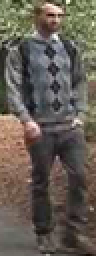
#> input picture a000_45.bmp, 48 x 128 px, given in place of aero1.jpg, which was not available (shown 2 times larger)
$ python asift.py a000_45.bmp   (Python 2 division)
#> lines starting #> are read from the running program, lines starting #| are printed output that depends on the picture; after the words box and inside, x2 and y2 are one past the last pixel; in counts of white or black regions, pixels touching at a corner belong together; pictures that were not available may be replaced by others from this repository, and a replacement may not be noted
### find_obj.py
#!/usr/bin/env python

'''
Feature-based image matching sample.

Note, that you will need the https://github.com/Itseez/opencv_contrib repo for SIFT and SURF

USAGE
  find_obj.py [--feature=<sift|surf|orb|akaze|brisk>[-flann]] [ <image1> <image2> ]

  --feature  - Feature to use. Can be sift, surf, orb or brisk. Append '-flann'
               to feature name to use Flann-based matcher instead bruteforce.

  Press left mouse button on a feature point to see its matching point.
'''

import numpy as np
import cv2
from common import anorm, getsize

FLANN_INDEX_KDTREE = 1  # bug: flann enums are missing
FLANN_INDEX_LSH    = 6


def init_feature(name):
    chunks = name.split('-')
    if chunks[0] == 'sift':
        detector = cv2.xfeatures2d.SIFT_create()
        norm = cv2.NORM_L2
    elif chunks[0] == 'surf':
        detector = cv2.xfeatures2d.SURF_create(800)
        norm = cv2.NORM_L2
    elif chunks[0] == 'orb':
        detector = cv2.ORB_create(400)
        norm = cv2.NORM_HAMMING
    elif chunks[0] == 'akaze':
        detector = cv2.AKAZE_create()
        norm = cv2.NORM_HAMMING
    elif chunks[0] == 'brisk':
        detector = cv2.BRISK_create()
        norm = cv2.NORM_HAMMING
    else:
        return None, None
    if 'flann' in chunks:
        if norm == cv2.NORM_L2:
            flann_params = dict(algorithm = FLANN_INDEX_KDTREE, trees = 5)
        else:
            flann_params= dict(algorithm = FLANN_INDEX_LSH,
                               table_number = 6, # 12
                               key_size = 12,     # 20
                               multi_probe_level = 1) #2
        matcher = cv2.FlannBasedMatcher(flann_params, {})  # bug : need to pass empty dict (#1329)
    else:
        matcher = cv2.BFMatcher(norm)
    return detector, matcher


def filter_matches(kp1, kp2, matches, ratio = 0.75):
    mkp1, mkp2 = [], []
    for m in matches:
        if len(m) == 2 and m[0].distance < m[1].distance * ratio:
            m = m[0]
            mkp1.append( kp1[m.queryIdx] )
            mkp2.append( kp2[m.trainIdx] )
    p1 = np.float32([kp.pt for kp in mkp1])
    p2 = np.float32([kp.pt for kp in mkp2])
    kp_pairs = zip(mkp1, mkp2)
    return p1, p2, kp_pairs

def explore_match(win, img1, img2, kp_pairs, status = None, H = None):
    h1, w1 = img1.shape[:2]
    h2, w2 = img2.shape[:2]
    vis = np.zeros((max(h1, h2), w1+w2), np.uint8)
    #vis = np.zeros((max(h1, h2), w1+w2), np.uint32)
    #img1 = cv2.cvtColor(img1,cv2.COLOR_BGR2GRAY) #nuevo
    #img2 = cv2.cvtColor(img2,cv2.COLOR_BGR2GRAY) #nuevo
    vis[:h1, :w1] = img1
    vis[:h2, w1:w1+w2] = img2
    vis = cv2.cvtColor(vis, cv2.COLOR_GRAY2BGR)

    if H is not None:
        corners = np.float32([[0, 0], [w1, 0], [w1, h1], [0, h1]])
        corners = np.int32( cv2.perspectiveTransform(corners.reshape(1, -1, 2), H).reshape(-1, 2) + (w1, 0) )
        cv2.polylines(vis, [corners], True, (255, 255, 255))

    if status is None:
        status = np.ones(len(kp_pairs), np.bool_)
    p1 = np.int32([kpp[0].pt for kpp in kp_pairs])
    p2 = np.int32([kpp[1].pt for kpp in kp_pairs]) + (w1, 0)

    green = (0, 255, 0)
    red = (0, 0, 255)
    white = (255, 255, 255)
    kp_color = (51, 103, 236)
    for (x1, y1), (x2, y2), inlier in zip(p1, p2, status):
        if inlier:
            col = green
            cv2.circle(vis, (x1, y1), 2, col, -1)
            cv2.circle(vis, (x2, y2), 2, col, -1)
        else:
            col = red
            r = 2
            thickness = 3
            cv2.line(vis, (x1-r, y1-r), (x1+r, y1+r), col, thickness)
            cv2.line(vis, (x1-r, y1+r), (x1+r, y1-r), col, thickness)
            cv2.line(vis, (x2-r, y2-r), (x2+r, y2+r), col, thickness)
            cv2.line(vis, (x2-r, y2+r), (x2+r, y2-r), col, thickness)
    vis0 = vis.copy()
    for (x1, y1), (x2, y2), inlier in zip(p1, p2, status):
        if inlier:
            cv2.line(vis, (x1, y1), (x2, y2), green)

    cv2.imshow(win, vis)
    # [19 lines left out: function onmouse, not called in this run]
    cv2.setMouseCallback(win, onmouse)
    return vis


# [51 lines that do not run on import are left out]

### common.py
#!/usr/bin/env python

'''
This module contains some common routines used by other samples.
'''

import numpy as np
import cv2

# built-in modules
import os
import itertools as it
from contextlib import contextmanager

image_extensions = ['.bmp', '.jpg', '.jpeg', '.png', '.tif', '.tiff', '.pbm', '.pgm', '.ppm']

class Bunch(object):
    def __init__(self, **kw):
        self.__dict__.update(kw)
    def __str__(self):
        return str(self.__dict__)

# [4 lines left out: function splitfn, not called in this run]

def anorm2(a):
    return (a*a).sum(-1)
def anorm(a):
    return np.sqrt( anorm2(a) )

# [44 lines left out: functions homotrans, to_rect, rect2rect_mtx, lookat, mtx2rvec, draw_str, not called in this run]
class Sketcher:
    def __init__(self, windowname, dests, colors_func):
        # [8 lines left out: function __init__, not called in this run]
    def show(self):
        cv2.imshow(self.windowname, self.dests[0])

    def on_mouse(self, event, x, y, flags, param):
        # [13 lines left out: function on_mouse, not called in this run]

# palette data from matplotlib/_cm.py
_jet_data =   {'red':   ((0., 0, 0), (0.35, 0, 0), (0.66, 1, 1), (0.89,1, 1),
                         (1, 0.5, 0.5)),
               'green': ((0., 0, 0), (0.125,0, 0), (0.375,1, 1), (0.64,1, 1),
                         (0.91,0,0), (1, 0, 0)),
               'blue':  ((0., 0.5, 0.5), (0.11, 1, 1), (0.34, 1, 1), (0.65,0, 0),
                         (1, 0, 0))}

cmap_data = { 'jet' : _jet_data }

def make_cmap(name, n=256):
    # [14 lines left out: function make_cmap, not called in this run]
def nothing(*arg, **kw):
    pass

def clock():
    return cv2.getTickCount() / cv2.getTickFrequency()

@contextmanager
def Timer(msg):
    print msg, '...',
    start = clock()
    try:
        yield
    finally:
        print "%.2f ms" % ((clock()-start)*1000)

class StatValue:
    def __init__(self, smooth_coef = 0.5):
        self.value = None
        self.smooth_coef = smooth_coef
    def update(self, v):
        # [6 lines left out: function update, not called in this run]
class RectSelector:
    def __init__(self, win, callback):
        # [30 lines left out: functions __init__, onmouse, draw, not called in this run]
    def dragging(self):
        return self.drag_rect is not None


def grouper(n, iterable, fillvalue=None):
    # [4 lines left out: function grouper, not called in this run]
def mosaic(w, imgs):
    # [12 lines left out: function mosaic, not called in this run]
def getsize(img):
    h, w = img.shape[:2]
    return w, h

def mdot(*args):
    return reduce(np.dot, args)

def draw_keypoints(vis, keypoints, color = (0, 255, 255)):
    # [4 lines left out: function draw_keypoints, not called in this run]
### asift.py
#!/usr/bin/env python

'''
Affine invariant feature-based image matching sample.

This sample is similar to find_obj.py, but uses the affine transformation
space sampling technique, called ASIFT [1]. While the original implementation
is based on SIFT, you can try to use SURF or ORB detectors instead. Homography RANSAC
is used to reject outliers. Threading is used for faster affine sampling.

[1] http://www.ipol.im/pub/algo/my_affine_sift/

USAGE
  asift.py [--feature=<sift|surf|orb|brisk>[-flann]] [ <image1> <image2> ]

  --feature  - Feature to use. Can be sift, surf, orb or brisk. Append '-flann'
               to feature name to use Flann-based matcher instead bruteforce.

  Press left mouse button on a feature point to see its matching point.
'''

import numpy as np
import cv2

# built-in modules
import itertools as it
from multiprocessing.pool import ThreadPool

# local modules
from common import Timer
from find_obj import init_feature, filter_matches, explore_match


def affine_skew(tilt, phi, img, mask=None):
    '''
    affine_skew(tilt, phi, img, mask=None) -> skew_img, skew_mask, Ai

    Ai - is an affine transform matrix from skew_img to img
    '''
    h, w = img.shape[:2]
    if mask is None:
        mask = np.zeros((h, w), np.uint8)
        mask[:] = 255
    A = np.float32([[1, 0, 0], [0, 1, 0]])
    if phi != 0.0:
        phi = np.deg2rad(phi)
        s, c = np.sin(phi), np.cos(phi)
        A = np.float32([[c,-s], [ s, c]])
        corners = [[0, 0], [w, 0], [w, h], [0, h]]
        tcorners = np.int32( np.dot(corners, A.T) )
        x, y, w, h = cv2.boundingRect(tcorners.reshape(1,-1,2))
        A = np.hstack([A, [[-x], [-y]]])
        img = cv2.warpAffine(img, A, (w, h), flags=cv2.INTER_LINEAR, borderMode=cv2.BORDER_REPLICATE)
    if tilt != 1.0:
        s = 0.8*np.sqrt(tilt*tilt-1)
        img = cv2.GaussianBlur(img, (0, 0), sigmaX=s, sigmaY=0.01)
        img = cv2.resize(img, (0, 0), fx=1.0/tilt, fy=1.0, interpolation=cv2.INTER_NEAREST)
        A[0] /= tilt
    if phi != 0.0 or tilt != 1.0:
        h, w = img.shape[:2]
        mask = cv2.warpAffine(mask, A, (w, h), flags=cv2.INTER_NEAREST)
    Ai = cv2.invertAffineTransform(A)
    return img, mask, Ai


def affine_detect(detector, img, mask=None, pool=None):
    '''
    affine_detect(detector, img, mask=None, pool=None) -> keypoints, descrs

    Apply a set of affine transormations to the image, detect keypoints and
    reproject them into initial image coordinates.
    See http://www.ipol.im/pub/algo/my_affine_sift/ for the details.

    ThreadPool object may be passed to speedup the computation.
    '''
    params = [(1.0, 0.0)]
    for t in 2**(0.5*np.arange(1,6)):
        for phi in np.arange(0, 180, 72.0 / t):
            params.append((t, phi))

    def f(p):
        t, phi = p
        timg, tmask, Ai = affine_skew(t, phi, img)
        keypoints, descrs = detector.detectAndCompute(timg, tmask)
        for kp in keypoints:
            x, y = kp.pt
            kp.pt = tuple( np.dot(Ai, (x, y, 1)) )
        if descrs is None:
            descrs = []
        return keypoints, descrs

    keypoints, descrs = [], []
    if pool is None:
        ires = it.imap(f, params)
    else:
        ires = pool.imap(f, params)

    for i, (k, d) in enumerate(ires):
        print 'affine sampling: %d / %d\r' % (i+1, len(params)),
        keypoints.extend(k)
        descrs.extend(d)

    print
    return keypoints, np.array(descrs)

if __name__ == '__main__':
    print __doc__

    import sys, getopt
    opts, args = getopt.getopt(sys.argv[1:], '', ['feature='])
    opts = dict(opts)
    feature_name = opts.get('--feature', 'sift-flann')
    try:
        fn1, fn2 = args
    except:
        fn1 = '../data/aero1.jpg'
        fn2 = '../data/aero3.jpg'
        #fn1 = '/home/diego/Dropbox/01Memoria/Data Sets/VIPeR/cam_a/000_45.bmp'
        #fn2 = '/home/diego/Dropbox/01Memoria/Data Sets/VIPeR/cam_b/000_45.bmp'

    img1 = cv2.imread(fn1, 0)
#> img1: shape (128, 48); min 13, max 252, mean 93.7
    img2 = cv2.imread(fn2, 0)
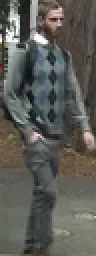
#> input picture b000_45.bmp, 48 x 128 px, given in place of aero3.jpg, which was not available (shown 2 times larger)
#> img2: shape (128, 48); min 8, max 255, mean 91.6
    detector, matcher = init_feature(feature_name)

    if img1 is None:
        print 'Failed to load fn1:', fn1
        sys.exit(1)

    if img2 is None:
        print 'Failed to load fn2:', fn2
        sys.exit(1)

    if detector is None:
        print 'unknown feature:', feature_name
        sys.exit(1)

    print 'using', feature_name

    pool=ThreadPool(processes = cv2.getNumberOfCPUs())
    kp1, desc1 = affine_detect(detector, img1, pool=pool)
#> in f, `timg, tmask, Ai = affine_skew(t, phi, img)`: tmask: shape (128, 48); every value is 255
#> in f, `timg, tmask, Ai = affine_skew(t, phi, img)`: Ai = [[1, 0, 0], [0, 1, 0]]
#> in f, `keypoints, descrs = detector.detectAndCompute(timg, tmask)`: keypoints = 71 keypoints; strongest (x, y, size): (27, 18, 2.1), (28, 5, 2.6), (16, 62, 2.7), (38, 60, 1.9)
#> the loop in affine_detect, `for i, (k, d) in enumerate(ires):` made 43 passes
#> pass 1, in affine_skew (call 2), `img = cv2.resize(img, (0, 0), fx=1.0/tilt, fy=1.0, interpolation=cv2.I..`:
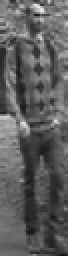
#> img: shape (128, 34) (shown 2 times larger); min 18, max 235, mean 93.8
#> after the loop in affine_detect, `for i, (k, d) in enumerate(ires):`: descrs = 1548 items; keypoints = 1548 keypoints; strongest (x, y, size): (27, 18, 2.1), (28, 5, 2.6), (29, 5, 2.3), (26, 3, 2.9)
#> kp1 has the same summary as keypoints in affine_detect
    kp2, desc2 = affine_detect(detector, img2, pool=pool)
#> in f (call 44), `keypoints, descrs = detector.detectAndCompute(timg, tmask)`: keypoints = 81 keypoints; strongest (x, y, size): (20, 19, 3.8), (7, 9, 3.8), (6, 19, 4.8), (18, 68, 2.8)
#> the loop in affine_detect (call 2), `for i, (k, d) in enumerate(ires):` made 43 passes
#> pass 1, in affine_skew (call 45), `img = cv2.resize(img, (0, 0), fx=1.0/tilt, fy=1.0, interpolation=cv2.I..`:
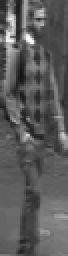
#> img: shape (128, 34) (shown 2 times larger); min 20, max 251, mean 91.4
#> pass 2, in affine_skew (call 46), `img = cv2.warpAffine(img, A, (w, h), flags=cv2.INTER_LINEAR, borderMod..`:
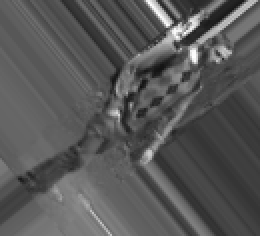
#> img: shape (118, 130) (shown 2 times larger); min 15, max 255, mean 87.1
    print 'img1 - %d features, img2 - %d features' % (len(kp1), len(kp2))
#| img1 - 1548 features, img2 - 1375 features

    def match_and_draw(win):
#> called with win = 'affine find_obj'
        with Timer('matching'):
            raw_matches = matcher.knnMatch(desc1, trainDescriptors = desc2, k = 2) #2
        p1, p2, kp_pairs = filter_matches(kp1, kp2, raw_matches)
        if len(p1) >= 4:
            H, status = cv2.findHomography(p1, p2, cv2.RANSAC, 5.0)
            print '%d / %d  inliers/matched' % (np.sum(status), len(status))
            # do not draw outliers (there will be a lot of them)
            kp_pairs = [kpp for kpp, flag in zip(kp_pairs, status) if flag]
        else:
            H, status = None, None
            print '%d matches found, not enough for homography estimation' % len(p1)
#| 3 matches found, not enough for homography estimation

        vis = explore_match(win, img1, img2, kp_pairs, None, H)
#> in explore_match, `vis[:h2, w1:w1+w2] = img2`:
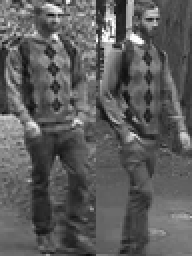
#> vis: shape (128, 96) (shown 2 times larger); min 8, max 255, mean 92.6
#> the loop in explore_match, `for (x1, y1), (x2, y2), inlier in zip(p1, p2, status):` made 3 passes
#> (x1, y1, x2, y2) on passes 1 to 3: (7, 36, 56, 9), (21, 109, 62, 124), (21, 109, 62, 124)
#> after the loop in explore_match, `for (x1, y1), (x2, y2), inlier in zip(p1, p2, status):`:
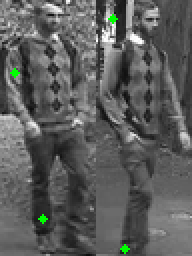
#> vis: shape (128, 96, 3) (shown 2 times larger); mean B, G, R 92.2, 93.3, 92.2
#> after the loop in explore_match, `for (x1, y1), (x2, y2), inlier in zip(p1, p2, status):`:
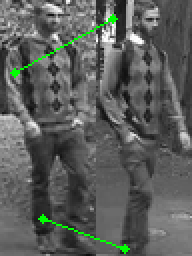
#> vis: shape (128, 96, 3) (shown 2 times larger); 0.68% of pixels changed, all inside (x1, y1, x2, y2) = (9, 10, 61, 124)


    match_and_draw('affine find_obj')
    cv2.waitKey()
    cv2.destroyAllWindows()
